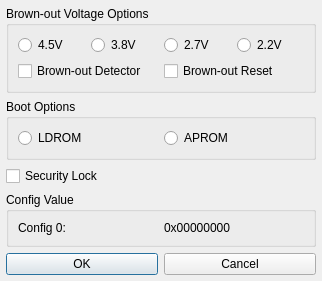
<?xml version="1.0" encoding="UTF-8"?>
<ui version="4.0">
 <class>Dialog</class>
 <widget class="QDialog" name="Dialog">
  <property name="geometry">
   <rect>
    <x>0</x>
    <y>0</y>
    <width>322</width>
    <height>274</height>
   </rect>
  </property>
  <layout class="QGridLayout" name="outer_layout">
   <property name="leftMargin">
    <number>6</number>
   </property>
   <property name="topMargin">
    <number>6</number>
   </property>
   <property name="rightMargin">
    <number>6</number>
   </property>
   <property name="bottomMargin">
    <number>6</number>
   </property>
   <property name="spacing">
    <number>6</number>
   </property>
   <item row="4" column="2" colspan="2">
    <widget class="QGroupBox" name="IDC_GROUP_CONFIG_VALUE">
     <property name="title">
      <string>Config Value</string>
     </property>
     <layout class="QHBoxLayout" name="layout_IDC_GROUP_CONFIG_VALUE">
      <item>
       <widget class="QLabel" name="IDC_STATIC_CONFIG_0">
        <property name="text">
         <string>Config 0:</string>
        </property>
       </widget>
      </item>
      <item>
       <widget class="QLabel" name="IDC_STATIC_CONFIG_VALUE_0">
        <property name="text">
         <string>0x00000000</string>
        </property>
       </widget>
      </item>
     </layout>
    </widget>
   </item>
   <item row="1" column="2" colspan="2">
    <widget class="QGroupBox" name="IDC_GROUP_BOOT_SELECT">
     <property name="title">
      <string>Boot Options</string>
     </property>
     <layout class="QHBoxLayout" name="layout_IDC_GROUP_BOOT_SELECT">
      <item>
       <widget class="QRadioButton" name="IDC_RADIO_BS_LDROM">
        <property name="text">
         <string>LDROM</string>
        </property>
       </widget>
      </item>
      <item>
       <widget class="QRadioButton" name="IDC_RADIO_BS_APROM">
        <property name="text">
         <string>APROM</string>
        </property>
       </widget>
      </item>
     </layout>
    </widget>
   </item>
   <item row="0" column="2" colspan="2">
    <widget class="QGroupBox" name="IDC_GROUP_BROWN_OUT_VOLTAGE">
     <property name="title">
      <string>Brown-out Voltage Options</string>
     </property>
     <layout class="QGridLayout" name="layout_IDC_GROUP_BROWN_OUT_VOLTAGE" columnstretch="1,1,1,1,0">
      <item row="0" column="0">
       <widget class="QRadioButton" name="IDC_RADIO_BOV_0">
        <property name="text">
         <string>4.5V</string>
        </property>
       </widget>
      </item>
      <item row="0" column="1" colspan="2">
       <widget class="QRadioButton" name="IDC_RADIO_BOV_1">
        <property name="text">
         <string>3.8V</string>
        </property>
       </widget>
      </item>
      <item row="0" column="2">
       <widget class="QRadioButton" name="IDC_RADIO_BOV_2">
        <property name="text">
         <string>2.7V</string>
        </property>
       </widget>
      </item>
      <item row="0" column="3" colspan="2">
       <widget class="QRadioButton" name="IDC_RADIO_BOV_3">
        <property name="text">
         <string>2.2V</string>
        </property>
       </widget>
      </item>
      <item row="1" column="0" colspan="3">
       <widget class="QCheckBox" name="IDC_CHECK_BROWN_OUT_DETECT">
        <property name="text">
         <string>Brown-out Detector</string>
        </property>
       </widget>
      </item>
      <item row="1" column="2" colspan="3">
       <widget class="QCheckBox" name="IDC_CHECK_BROWN_OUT_RESET">
        <property name="text">
         <string>Brown-out Reset</string>
        </property>
       </widget>
      </item>
     </layout>
    </widget>
   </item>
   <item row="2" column="2">
    <widget class="QCheckBox" name="IDC_CHECK_SECURITY_LOCK">
     <property name="text">
      <string>Security Lock</string>
     </property>
    </widget>
   </item>
   <item row="5" column="2">
    <widget class="QPushButton" name="IDOK">
     <property name="text">
      <string>OK</string>
     </property>
    </widget>
   </item>
   <item row="5" column="3">
    <widget class="QPushButton" name="IDCANCEL">
     <property name="text">
      <string>Cancel</string>
     </property>
    </widget>
   </item>
  </layout>
 </widget>
 <resources/>
 <connections/>
</ui>
